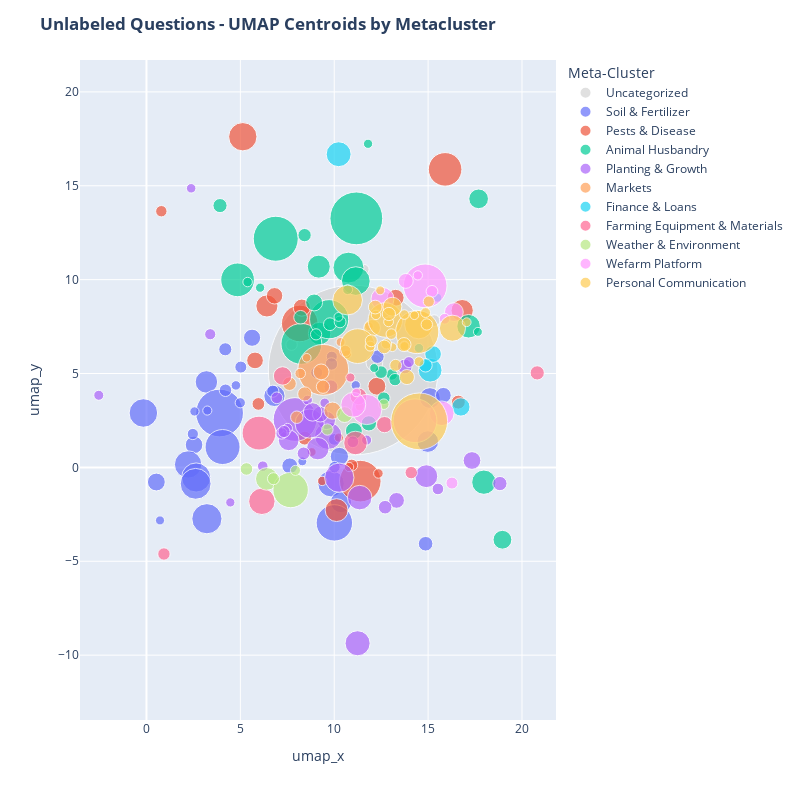

The cell this chart's notebook holds for it:
### Markdown cell above
## Unlabeled questions
This section explores question trends in the unlabeled questions in English, which consists of 643,148 questions-- about 42% of the total number of unlabeled questions. It is evident that non-English questions are more likely to lack a tag, as English questions represent 50.1% of unique questions overall.

These questions were clustered using minimal text cleaning, sentence embeddings (`all-MiniLM-L6-v2`), 5-dimensional UMAP, and HDBSCAN, with a second pass applied to noise (`-1`) questions and metaclusters created for interpretability.

Below, cluster centroids are plotted by their 2D UMAP coordinates, with point sizes normalized to the number of samples in each cluster and color-coded by metacluster. Clicking a metacluster in the legend will hide the others, allowing closer inspection of a single metacluster. Some clusters (e.g., **Personal Communication**) appear very close together in semantic space. For clusters like **Pests & Disease**, subjective inspection shows the metacluster is fairly cohesive; however, the different types of pests (insects, parasites, and monkeys) are likely well-separated from each other, as well as from bacterial diseases.

It also seems like unlabeled questions may be on average of lower quality than those with tags, which makes classification more difficult. The biggest cluster (68) seems to mostly contain broad, unfocused questions about **farms**. Examples include:
  - What are the importance of the farm?
  - I Want To Long Out Out From We Farm What Can I Do?
  - Q hi farmers
  - Q, WHAT IS THE BEST N LESS CAPITAL INTENSIVE AGRICULTURAL VENTURE TO PUT UP AS A STARTER
  - Among the  Mtds  Of Farming,which Method  z  best 2 use in dis season?

The second largest cluster (14) seems to have a more specific theme of **eggs**, and could probably have been tagged with **chicken**.
  - Q Need Supplier Of 500crates Of Eggs Every Week.
  - Q Is there any farmer with either kenbro,kari or rainbow rooster within nandi county?GIVE ME YOUR CONTACTS
  - Q eggs in uasin gishu? where and how much per tray?
  - Q what causes double york in eggs?
  - Q how do I increase egg laying

While there are clusters that probably could have been assigned one of the pre-existing crop/livestock tags (particularly in **Animal Husbandry**), there does appear to be a lot of questions focused on broader techniques and concepts. For example, while **fertilizer** may fall under specific crop tags, there are a lot of questions about fertilizers in general. Inspecting the original clusters, popular themes not covered by existing tags include:
 - Farm questions - equipment, irrigation, starting a farm, term definitions (e.g. organic farming))
 - Markets / Profitability
 - Fertilizer
 - Soil conditions (pH / chemistry, erosion, irrigation)
 - Vaccines
 - Food
 - Seeds
 - Pests & pesticides (fall armyworms seem like a common problem)
 - WeFarm platform (joining, leaving, competitions)
 - Disease
 - Weeds & herbicides
 - Weather
 - Personal conversation (sports, banter, romance, human sexuality-- cluster 36 is NSFW)

### Code cell
plot_umap_centroids(unlabeled_df, title="Unlabeled Questions - UMAP Centroids by Metacluster", size_scale=1)

### Figure 1 — Plotly figure (JSON) as saved in the notebook; plotly's stock layout.template omitted (floating-point values rounded to 4 significant figures; data arrays with more than 128 entries replaced by an {"elided": "..."} marker saying what was removed)
{"data": [{"customdata": [[-1, -1, "Uncategorized", 157906], [66, -1, "Uncategorized", 1534], [104, -1, "Uncategorized", 742], [105, -1, "Uncategorized", 516], [127, -1, "Uncategorized", 724], [170, -1, "Uncategorized", 812]], "hovertemplate": "legend_title=Uncategorized<br>umap_x=%{x:.2f}<br>umap_y=%{y:.2f}<br>scaled_size=%{marker.size}<br>cluster=%{customdata[0]}<br>meta_label=%{customdata[1]}<br>meta_label_titles=%{customdata[2]}<br>size=%{customdata[3]}<extra></extra>", "legendgroup": "Uncategorized", "marker": {"color": "lightgray", "size": [157906, 1534, 742, 516, 724, 812], "sizemode": "area", "sizeref": 10.97, "symbol": "circle"}, "mode": "markers", "name": "Uncategorized", "orientation": "v", "selected": {"marker": {"opacity": 1}}, "showlegend": true, "type": "scatter", "unselected": {"marker": {"opacity": 0.15}}, "x": [11.01, 12.14, 15.32, 11.6, 7.727, 8.409], "xaxis": "x", "y": [5.184, 5.577, 7.819, 10.55, 6.537, 7.966], "yaxis": "y"}, {"customdata": {"elided": "39x4 mixed values"}, "hovertemplate": "legend_title=Soil & Fertilizer<br>umap_x=%{x:.2f}<br>umap_y=%{y:.2f}<br>scaled_size=%{marker.size}<br>cluster=%{customdata[0]}<br>meta_label=%{customdata[1]}<br>meta_label_titles=%{customdata[2]}<br>size=%{customdata[3]}<extra></extra>", "legendgroup": "Soil & Fertilizer", "marker": {"color": "#636EFA", "size": [4472, 1744, 1699, 4998, 4116, 4655, 1618, 2770, 12474, 6711, 1842, 3845, 2469, 7273, 2374, 2565, 2471, 1173, 454, 940, 5219, 1382, 694, 494, 577, 854, 457, 475, 473, 717, 785, 660, 750, 1361, 793, 847, 816, 445, 994], "sizemode": "area", "sizeref": 10.97, "symbol": "circle"}, "mode": "markers", "name": "Soil & Fertilizer", "orientation": "v", "selected": {"marker": {"opacity": 1}}, "showlegend": true, "type": "scatter", "unselected": {"marker": {"opacity": 0.15}}, "x": [-0.165, 0.5257, 2.534, 3.218, 2.217, 2.647, 5.624, 3.192, 3.894, 4.051, 10.27, 9.83, 10.36, 10.01, 15.1, 14.98, 6.815, 14.87, 0.7202, 4.197, 2.618, 7.632, 2.469, 4.762, 4.996, 4.207, 3.24, 2.556, 11.14, 10.01, 9.067, 9.872, 10.0, 15.81, 5.025, 9.853, 6.728, 8.3, 12.3], "xaxis": "x", "y": [2.898, -0.7787, 1.199, -2.735, 0.1562, -0.5374, 6.906, 4.552, 2.897, 1.085, 0.5802, -0.8664, -1.849, -2.955, 3.693, 1.376, 3.805, -4.067, -2.824, 6.29, -0.8747, 0.08226, 1.778, 4.368, 3.442, 4.108, 3.027, 2.98, 4.376, 0.01367, 5.046, 5.9, 1.49, 3.84, 5.343, 5.509, 4.059, 0.3215, 5.896], "yaxis": "y"}, {"customdata": [[1, 2, "Pests & Disease", 4401], [7, 2, "Pests & Disease", 2716], [9, 2, "Pests & Disease", 6176], [13, 2, "Pests & Disease", 1561], [34, 2, "Pests & Disease", 2678], [35, 2, "Pests & Disease", 1522], [45, 2, "Pests & Disease", 1757], [46, 2, "Pests & Disease", 7357], [47, 2, "Pests & Disease", 1611], [48, 2, "Pests & Disease", 9467], [85, 2, "Pests & Disease", 712], [99, 2, "Pests & Disease", 888], [107, 2, "Pests & Disease", 421], [131, 2, "Pests & Disease", 503], [133, 2, "Pests & Disease", 1065], [140, 2, "Pests & Disease", 481], [144, 2, "Pests & Disease", 1049], [150, 2, "Pests & Disease", 1490], [165, 2, "Pests & Disease", 458], [166, 2, "Pests & Disease", 2877], [168, 2, "Pests & Disease", 788], [169, 2, "Pests & Disease", 474]], "hovertemplate": "legend_title=Pests & Disease<br>umap_x=%{x:.2f}<br>umap_y=%{y:.2f}<br>scaled_size=%{marker.size}<br>cluster=%{customdata[0]}<br>meta_label=%{customdata[1]}<br>meta_label_titles=%{customdata[2]}<br>size=%{customdata[3]}<extra></extra>", "legendgroup": "Pests & Disease", "marker": {"color": "#EF553B", "size": [4401, 2716, 6176, 1561, 2678, 1522, 1757, 7357, 1611, 9467, 712, 888, 421, 503, 1065, 481, 1049, 1490, 458, 2877, 788, 474], "sizemode": "area", "sizeref": 10.97, "symbol": "circle"}, "mode": "markers", "name": "Pests & Disease", "orientation": "v", "selected": {"marker": {"opacity": 1}}, "showlegend": true, "type": "scatter", "unselected": {"marker": {"opacity": 0.15}}, "x": [5.131, 16.81, 15.91, 13.27, 6.415, 5.781, 12.27, 8.164, 8.273, 11.39, 0.791, 5.961, 8.805, 12.35, 16.61, 9.358, 8.432, 6.823, 10.25, 10.13, 10.93, 10.79], "xaxis": "x", "y": [17.61, 8.351, 15.87, 9.035, 8.599, 5.698, 4.323, 7.667, 8.51, -0.7313, 13.64, 3.38, 0.8207, -0.3216, 3.476, -0.7219, 1.556, 9.139, 1.588, -2.275, 0.1205, 0.02146], "yaxis": "y"}, {"customdata": {"elided": "33x4 mixed values"}, "hovertemplate": "legend_title=Animal Husbandry<br>umap_x=%{x:.2f}<br>umap_y=%{y:.2f}<br>scaled_size=%{marker.size}<br>cluster=%{customdata[0]}<br>meta_label=%{customdata[1]}<br>meta_label_titles=%{customdata[2]}<br>size=%{customdata[3]}<extra></extra>", "legendgroup": "Animal Husbandry", "marker": {"color": "#00CC96", "size": [1936, 6217, 3239, 11107, 2123, 3045, 1567, 15273, 2779, 5245, 2899, 4518, 9156, 8404, 1569, 470, 1096, 438, 495, 972, 467, 900, 877, 1280, 693, 722, 885, 1026, 537, 769, 433, 440, 832], "sizemode": "area", "sizeref": 10.97, "symbol": "circle"}, "mode": "markers", "name": "Animal Husbandry", "orientation": "v", "selected": {"marker": {"opacity": 1}}, "showlegend": true, "type": "scatter", "unselected": {"marker": {"opacity": 0.15}}, "x": [18.96, 4.852, 17.97, 6.885, 17.69, 17.16, 11.05, 11.18, 9.221, 10.76, 9.176, 11.15, 8.251, 9.728, 8.929, 11.8, 3.917, 17.65, 5.387, 8.421, 6.051, 9.77, 12.64, 11.84, 9.033, 13.07, 12.49, 8.206, 10.71, 10.31, 10.23, 12.13, 13.24], "xaxis": "x", "y": [-3.853, 9.989, -0.7874, 12.18, 14.3, 7.517, 1.944, 13.26, 7.129, 10.64, 10.69, 9.924, 6.578, 7.891, 8.784, 17.24, 13.94, 7.219, 9.872, 12.37, 9.571, 7.627, 3.685, 2.346, 7.085, 4.95, 5.074, 7.995, 9.469, 7.752, 8.014, 5.293, 4.674], "yaxis": "y"}, {"customdata": {"elided": "34x4 mixed values"}, "hovertemplate": "legend_title=Planting & Growth<br>umap_x=%{x:.2f}<br>umap_y=%{y:.2f}<br>scaled_size=%{marker.size}<br>cluster=%{customdata[0]}<br>meta_label=%{customdata[1]}<br>meta_label_titles=%{customdata[2]}<br>size=%{customdata[3]}<extra></extra>", "legendgroup": "Planting & Growth", "marker": {"color": "#AB63FA", "size": [3449, 4731, 2862, 1722, 4088, 2778, 3305, 10479, 2350, 1833, 4679, 550, 1119, 740, 496, 684, 1364, 1010, 1176, 753, 905, 525, 470, 616, 561, 524, 757, 1058, 720, 1372, 527, 1860, 808, 655], "sizemode": "area", "sizeref": 10.97, "symbol": "circle"}, "mode": "markers", "name": "Planting & Growth", "orientation": "v", "selected": {"marker": {"opacity": 1}}, "showlegend": true, "type": "scatter", "unselected": {"marker": {"opacity": 0.15}}, "x": [11.24, 10.27, 14.91, 17.34, 9.683, 9.125, 11.36, 7.914, 7.576, 9.581, 8.688, -2.541, 18.82, 15.52, 2.38, 3.395, 13.32, 12.71, 13.76, 10.99, 8.368, 8.578, 4.465, 6.193, 11.72, 7.515, 6.942, 9.821, 7.191, 9.261, 9.496, 8.85, 7.326, 13.98], "xaxis": "x", "y": [-9.367, -0.5473, -0.4682, 0.3678, 1.683, 1.001, -1.609, 2.551, 1.443, 2.502, 2.335, 3.84, -0.8605, -1.148, 14.86, 7.093, -1.758, -2.121, 5.378, 1.363, 0.7447, 3.586, -1.865, 0.06507, 1.457, 2.085, 3.707, 4.294, 1.812, 2.837, 3.432, 2.955, 1.911, 5.61], "yaxis": "y"}, {"customdata": [[74, 5, "Markets", 14195], [122, 5, "Markets", 1014], [132, 5, "Markets", 610], [148, 5, "Markets", 448], [174, 5, "Markets", 1626], [176, 5, "Markets", 972], [184, 5, "Markets", 856], [185, 5, "Markets", 1098], [204, 5, "Markets", 1366], [205, 5, "Markets", 414], [206, 5, "Markets", 423], [207, 5, "Markets", 411], [208, 5, "Markets", 710], [209, 5, "Markets", 448]], "hovertemplate": "legend_title=Markets<br>umap_x=%{x:.2f}<br>umap_y=%{y:.2f}<br>scaled_size=%{marker.size}<br>cluster=%{customdata[0]}<br>meta_label=%{customdata[1]}<br>meta_label_titles=%{customdata[2]}<br>size=%{customdata[3]}<extra></extra>", "legendgroup": "Markets", "marker": {"color": "#FFA15A", "size": [14195, 1014, 610, 448, 1626, 972, 856, 1098, 1366, 414, 423, 411, 710, 448], "sizemode": "area", "sizeref": 10.97, "symbol": "circle"}, "mode": "markers", "name": "Markets", "orientation": "v", "selected": {"marker": {"opacity": 1}}, "showlegend": true, "type": "scatter", "unselected": {"marker": {"opacity": 0.15}}, "x": [9.414, 7.617, 8.187, 11.36, 9.908, 9.4, 8.006, 8.429, 9.304, 8.534, 10.68, 11.85, 10.59, 10.34], "xaxis": "x", "y": [5.196, 4.459, 5.002, 3.251, 3.024, 4.298, 2.673, 3.913, 5.088, 5.838, 6.023, 7.518, 6.205, 6.677], "yaxis": "y"}, {"customdata": [[17, 6, "Finance & Loans", 1835], [18, 6, "Finance & Loans", 3406], [71, 6, "Finance & Loans", 3100], [72, 6, "Finance & Loans", 1513], [163, 6, "Finance & Loans", 436], [167, 6, "Finance & Loans", 497], [186, 6, "Finance & Loans", 985]], "hovertemplate": "legend_title=Finance & Loans<br>umap_x=%{x:.2f}<br>umap_y=%{y:.2f}<br>scaled_size=%{marker.size}<br>cluster=%{customdata[0]}<br>meta_label=%{customdata[1]}<br>meta_label_titles=%{customdata[2]}<br>size=%{customdata[3]}<extra></extra>", "legendgroup": "Finance & Loans", "marker": {"color": "#19D3F3", "size": [1835, 3406, 3100, 1513, 436, 497, 985], "sizemode": "area", "sizeref": 10.97, "symbol": "circle"}, "mode": "markers", "name": "Finance & Loans", "orientation": "v", "selected": {"marker": {"opacity": 1}}, "showlegend": true, "type": "scatter", "unselected": {"marker": {"opacity": 0.15}}, "x": [16.74, 10.23, 15.11, 15.27, 15.5, 14.51, 14.86], "xaxis": "x", "y": [3.22, 16.68, 5.177, 6.037, 9.035, 6.35, 5.435], "yaxis": "y"}, {"customdata": [[25, 7, "Farming Equipment & Materials", 1524], [28, 7, "Farming Equipment & Materials", 3047], [31, 7, "Farming Equipment & Materials", 3834], [42, 7, "Farming Equipment & Materials", 1867], [76, 7, "Farming Equipment & Materials", 6287], [86, 7, "Farming Equipment & Materials", 1110], [93, 7, "Farming Equipment & Materials", 845], [100, 7, "Farming Equipment & Materials", 839], [112, 7, "Farming Equipment & Materials", 1449], [129, 7, "Farming Equipment & Materials", 464]], "hovertemplate": "legend_title=Farming Equipment & Materials<br>umap_x=%{x:.2f}<br>umap_y=%{y:.2f}<br>scaled_size=%{marker.size}<br>cluster=%{customdata[0]}<br>meta_label=%{customdata[1]}<br>meta_label_titles=%{customdata[2]}<br>size=%{customdata[3]}<extra></extra>", "legendgroup": "Farming Equipment & Materials", "marker": {"color": "#FF6692", "size": [1524, 3047, 3834, 1867, 6287, 1110, 845, 839, 1449, 464], "sizemode": "area", "sizeref": 10.97, "symbol": "circle"}, "mode": "markers", "name": "Farming Equipment & Materials", "orientation": "v", "selected": {"marker": {"opacity": 1}}, "showlegend": true, "type": "scatter", "unselected": {"marker": {"opacity": 0.15}}, "x": [11.29, 11.13, 6.146, 7.249, 5.995, 20.81, 0.9301, 14.1, 12.68, 10.86], "xaxis": "x", "y": [3.784, 1.299, -1.808, 4.872, 1.827, 5.034, -4.613, -0.2773, 2.278, 4.787], "yaxis": "y"}, {"customdata": [[30, 8, "Weather & Environment", 2808], [51, 8, "Weather & Environment", 6884], [97, 8, "Weather & Environment", 868], [109, 8, "Weather & Environment", 713], [128, 8, "Weather & Environment", 1376], [138, 8, "Weather & Environment", 797], [180, 8, "Weather & Environment", 555], [192, 8, "Weather & Environment", 614]], "hovertemplate": "legend_title=Weather & Environment<br>umap_x=%{x:.2f}<br>umap_y=%{y:.2f}<br>scaled_size=%{marker.size}<br>cluster=%{customdata[0]}<br>meta_label=%{customdata[1]}<br>meta_label_titles=%{customdata[2]}<br>size=%{customdata[3]}<extra></extra>", "legendgroup": "Weather & Environment", "marker": {"color": "#B6E880", "size": [2808, 6884, 868, 713, 1376, 797, 555, 614], "sizemode": "area", "sizeref": 10.97, "symbol": "circle"}, "mode": "markers", "name": "Weather & Environment", "orientation": "v", "selected": {"marker": {"opacity": 1}}, "showlegend": true, "type": "scatter", "unselected": {"marker": {"opacity": 0.15}}, "x": [6.41, 7.677, 5.325, 9.637, 10.55, 6.764, 7.935, 12.64], "xaxis": "x", "y": [-0.6128, -1.203, -0.08323, 2.019, 2.813, -0.6011, -0.157, 3.366], "yaxis": "y"}, {"customdata": [[37, 9, "Wefarm Platform", 1933], [61, 9, "Wefarm Platform", 5052], [62, 9, "Wefarm Platform", 3398], [67, 9, "Wefarm Platform", 3329], [77, 9, "Wefarm Platform", 10469], [80, 9, "Wefarm Platform", 2908], [89, 9, "Wefarm Platform", 790], [139, 9, "Wefarm Platform", 632], [145, 9, "Wefarm Platform", 421], [187, 9, "Wefarm Platform", 10516], [196, 9, "Wefarm Platform", 1220], [198, 9, "Wefarm Platform", 765], [199, 9, "Wefarm Platform", 473]], "hovertemplate": "legend_title=Wefarm Platform<br>umap_x=%{x:.2f}<br>umap_y=%{y:.2f}<br>scaled_size=%{marker.size}<br>cluster=%{customdata[0]}<br>meta_label=%{customdata[1]}<br>meta_label_titles=%{customdata[2]}<br>size=%{customdata[3]}<extra></extra>", "legendgroup": "Wefarm Platform", "marker": {"color": "#FF97FF", "size": [1933, 5052, 3398, 3329, 10469, 2908, 790, 632, 421, 10516, 1220, 765, 473], "sizemode": "area", "sizeref": 10.97, "symbol": "circle"}, "mode": "markers", "name": "Wefarm Platform", "orientation": "v", "selected": {"marker": {"opacity": 1}}, "showlegend": true, "type": "scatter", "unselected": {"marker": {"opacity": 0.15}}, "x": [16.37, 11.73, 11.01, 15.73, 14.84, 12.57, 16.27, 15.88, 11.17, 14.3, 13.81, 15.21, 14.45], "xaxis": "x", "y": [8.27, 3.085, 3.335, 2.882, 9.67, 8.972, -0.8354, 7.917, 3.995, 2.485, 9.933, 9.375, 10.23], "yaxis": "y"}, {"customdata": [[36, 10, "Personal Communication", 4860], [38, 10, "Personal Communication", 3749], [63, 10, "Personal Communication", 1536], [64, 10, "Personal Communication", 4410], [68, 10, "Personal Communication", 17679], [70, 10, "Personal Communication", 6530], [73, 10, "Personal Communication", 10253], [78, 10, "Personal Communication", 1973], [79, 10, "Personal Communication", 6616], [125, 10, "Personal Communication", 1248], [135, 10, "Personal Communication", 431], [136, 10, "Personal Communication", 438], [152, 10, "Personal Communication", 484], [157, 10, "Personal Communication", 523], [158, 10, "Personal Communication", 777], [160, 10, "Personal Communication", 506], [161, 10, "Personal Communication", 427], [189, 10, "Personal Communication", 550], [190, 10, "Personal Communication", 593], [193, 10, "Personal Communication", 408], [194, 10, "Personal Communication", 532], [195, 10, "Personal Communication", 707], [197, 10, "Personal Communication", 689], [200, 10, "Personal Communication", 489], [201, 10, "Personal Communication", 529], [202, 10, "Personal Communication", 472], [211, 10, "Personal Communication", 621], [212, 10, "Personal Communication", 959], [213, 10, "Personal Communication", 1035], [214, 10, "Personal Communication", 1091], [215, 10, "Personal Communication", 1022], [216, 10, "Personal Communication", 784]], "hovertemplate": "legend_title=Personal Communication<br>umap_x=%{x:.2f}<br>umap_y=%{y:.2f}<br>scaled_size=%{marker.size}<br>cluster=%{customdata[0]}<br>meta_label=%{customdata[1]}<br>meta_label_titles=%{customdata[2]}<br>size=%{customdata[3]}<extra></extra>", "legendgroup": "Personal Communication", "marker": {"color": "#FECB52", "size": [4860, 3749, 1536, 4410, 17679, 6530, 10253, 1973, 6616, 1248, 431, 438, 484, 523, 777, 506, 427, 550, 593, 408, 532, 707, 689, 489, 529, 472, 621, 959, 1035, 1091, 1022, 784], "sizemode": "area", "sizeref": 10.97, "symbol": "circle"}, "mode": "markers", "name": "Personal Communication", "orientation": "v", "selected": {"marker": {"opacity": 1}}, "showlegend": true, "type": "scatter", "unselected": {"marker": {"opacity": 0.15}}, "x": [10.71, 16.3, 12.02, 14.5, 14.53, 12.72, 14.42, 13.1, 11.25, 13.87, 17.05, 12.45, 13.73, 14.52, 13.27, 13.73, 13.1, 11.91, 12.78, 14.27, 14.86, 14.93, 15.04, 12.22, 12.89, 13.74, 13.04, 12.91, 12.18, 13.71, 12.66, 11.98], "xaxis": "x", "y": [8.912, 7.414, 7.428, 7.601, 2.453, 7.85, 7.211, 8.558, 6.46, 4.812, 7.732, 9.429, 6.484, 5.635, 5.438, 8.141, 6.404, 6.462, 6.581, 8.104, 8.247, 7.613, 8.836, 8.122, 7.755, 6.452, 7.1, 8.17, 8.539, 6.54, 6.418, 6.744], "yaxis": "y"}], "layout": {"height": 800, "legend": {"itemclick": "toggleothers", "itemdoubleclick": "toggle", "itemsizing": "constant", "title": {"text": "Meta-Cluster"}, "tracegroupgap": 0, "traceorder": "normal", "x": 1.02, "xanchor": "left", "y": 1, "yanchor": "top"}, "margin": {"t": 60}, "title": {"text": "<b>Unlabeled Questions - UMAP Centroids by Metacluster</b>"}, "width": 800, "xaxis": {"anchor": "y", "domain": [0, 1], "range": [-3.541, 21.81], "scaleanchor": "y", "scaleratio": 1, "title": {"text": "umap_x"}}, "yaxis": {"anchor": "x", "domain": [0, 1], "range": [-10.37, 18.61], "scaleanchor": "x", "scaleratio": 1, "title": {"text": "umap_y"}}}}
